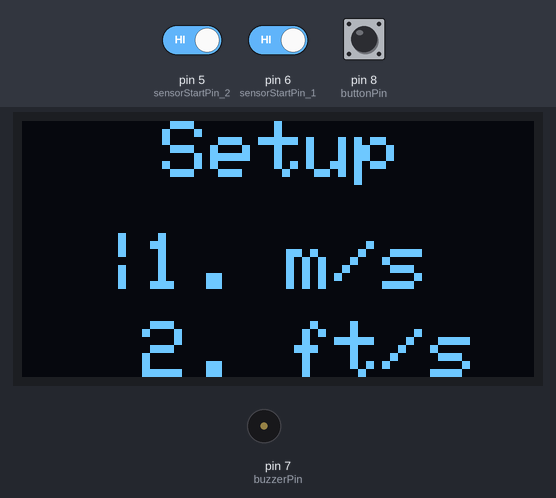
Recording of a sketch running on a simulated Arduino Uno, built with avr-gcc and run on an emulated ATmega328P. Shown: 128×64 one-colour display, buzzer (waves = sounding, pin HIGH). Inputs (shaded band) come from the test bench; at power-on: pin 8 (buttonPin) HIGH, pin 5 (sensorStartPin_2) HIGH, pin 6 (sensorStartPin_1) HIGH.

Above: at 0.8 s.
0.9 s: pin 8 (buttonPin) pulled LOW for 0.15 s
At 1.9 s:
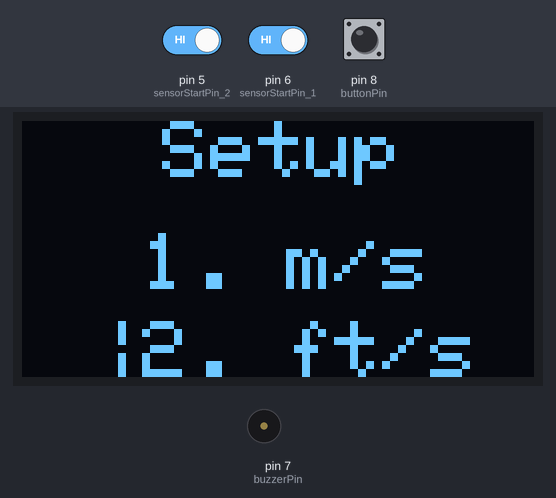
2.5 s: pin 8 (buttonPin) pulled LOW for 1 s
At 3.1 s:
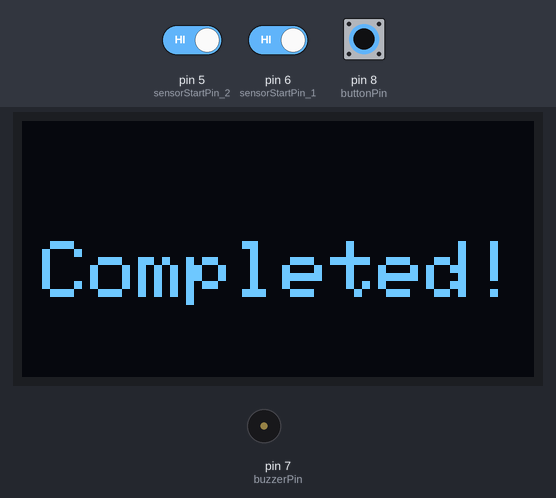
5.0 s: pin 8 (buttonPin) pulsed LOW 5 times (0.12 s each, 0.3 s apart)
At 7.1 s:
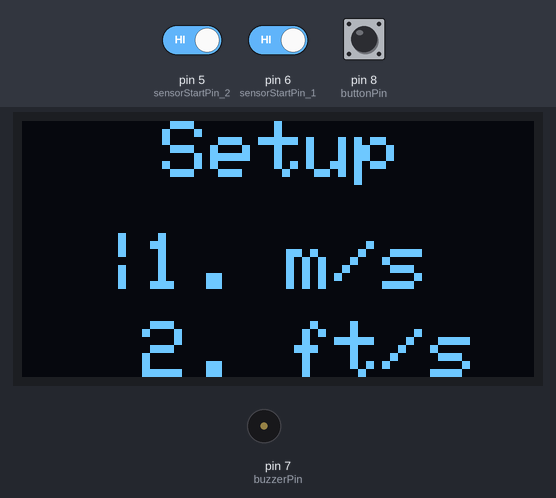
8.0 s: pin 8 (buttonPin) pulled LOW for 3.2 s
At 8.5 s:
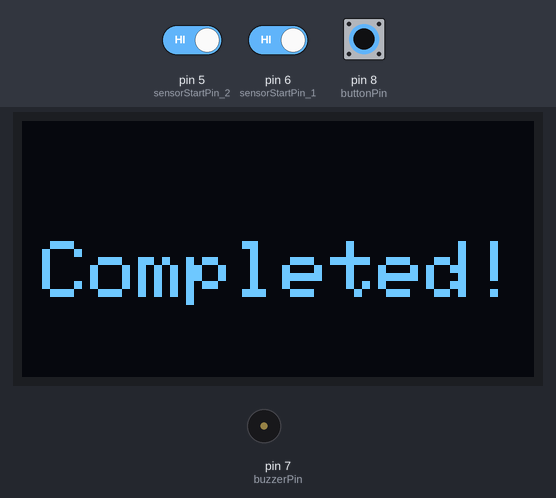
Timing chart, 0 to 11.0 s (numbered marks = the images above; inputs shaded):
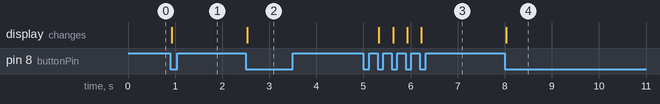

Measured:
- after the input at 0.9 s, the display: changes at once (image 1)
- after the input at 2.5 s, the display: changes at once (image 2)
- after the input at 5.0 s, the display: first changes after 0.33 s (image 3 shows a later state)
- after the input at 8.0 s, the display: changes at once (image 4)

The sketch:

Chronograph.ino
```cpp
#include <Wire.h>
#include <Adafruit_GFX.h>
#include <Adafruit_SSD1306.h>

#define SCREEN_WIDTH 128
#define SCREEN_HEIGHT 64

#define OLED_RESET     -1
Adafruit_SSD1306 display(SCREEN_WIDTH, SCREEN_HEIGHT, &Wire, OLED_RESET);

const int sensorStartPin_1 = 6;
const int sensorStartPin_2 = 5;
const int sensorEndPin_1 = 4;
const int sensorEndPin_2 = 3;
const int buttonPin = 8;
const int buzzerPin = 7;

volatile bool select = false;
volatile bool started = false;
volatile bool finished = false;

unsigned long startTime = 0;
unsigned long endTime = 0;

float distance_cm = 4.0;
int selection = 1;  // 1(m/s) 2(ft/s)


void setup() {
  pinMode(sensorStartPin_1, INPUT_PULLUP);
  pinMode(sensorStartPin_2, INPUT_PULLUP);

  pinMode(sensorEndPin_1, INPUT_PULLUP);
  pinMode(sensorEndPin_2, INPUT_PULLUP);

  pinMode(buttonPin, INPUT_PULLUP);
  pinMode(buzzerPin, OUTPUT);

  Serial.begin(9600);

  if (!display.begin(SSD1306_SWITCHCAPVCC, 0x3C)) {
    Serial.println(F("OLED not available"));
    while (true);
  }

  display.clearDisplay();
  display.setTextColor(SSD1306_WHITE);

  display.setCursor(35, 0);
  display.setTextSize(2);
  display.print("Setup");

  display.setCursor(20,28);
  display.print("|");
  display.setCursor(30, 28);
  display.print("1. m/s");

  display.setCursor(30, 50);
  display.print("2. ft/s");
  display.display();

  mainMenu();

}

void loop() {

 if(digitalRead(sensorStartPin_1) != HIGH || digitalRead(sensorStartPin_2) != HIGH){
   startTime = micros();
   started = true;

   while(digitalRead(sensorEndPin_1) == HIGH && digitalRead(sensorEndPin_2) == HIGH){//do nothing};
   endTime = micros();
   finished = true;

  }

  if (started && finished) {

    unsigned long elapsedTime = endTime - startTime;
    float elapsedSeconds = elapsedTime / 1000000.0;

    switch(selection){
      case 1:{
          float velocita_m_s = (distance_cm/100) / elapsedSeconds;

          display.clearDisplay();
          display.setTextSize(2);
          display.setCursor(30,0);
          display.print("Values");
          display.setTextSize(1);
          display.setCursor(20,30);
          display.print("Time: ");
          display.print(elapsedSeconds, 4);
          display.println(" s");
          display.setCursor(20,45);
          display.print("Speed: ");
          display.print(velocita_m_s, 4);
          display.println(" m/s");
          display.display();
          break;
      }

      case 2:{
          float velocita_ft_s = ((distance_cm/100)*3.281) / elapsedSeconds;

          display.clearDisplay();
          display.setTextSize(2);
          display.setCursor(30,0);
          display.print("Values");
          display.setTextSize(1);
          display.setCursor(15,30);
          display.print("Time: ");
          display.print(elapsedSeconds, 4);
          display.println(" s");
          display.setCursor(15,45);
          display.print("Speed: ");
          display.print(velocita_ft_s, 4);
          display.println(" ft/s");
          display.display();
          break;
      }

    }

    tone(buzzerPin, 2000, 200);  // Beep
    delay(200);

    // Reset
    started = false;
    finished = false;

    }

  }

  if(digitalRead(buttonPin) == HIGH){
    select = false;
    selection = 1;
    mainMenu();
    }
}


void mainMenu(){
   while(select != true){
    if(digitalRead(buttonPin) == HIGH){
    startTime = millis();
    while(digitalRead(buttonPin) == HIGH){}
    endTime = millis();

    if((endTime - startTime) >= 1000){
      select = true;
     }
     else{
      if(selection == 1){
          display.clearDisplay();
          display.setTextColor(SSD1306_WHITE);

          display.setCursor(35, 0);
          display.setTextSize(2);
          display.print("Setup");

          display.setCursor(30,28);
          display.print("1. m/s");

          display.setCursor(20,50);
          display.print("|");
          display.setCursor(30, 50);
          display.print("2. ft/s");
          display.display();

          selection = 2;
          }

        else if(selection == 2)
        {
          display.clearDisplay();
          display.setTextColor(SSD1306_WHITE);

          display.setCursor(35, 0);
          display.setTextSize(2);
          display.print("Setup");

          display.setCursor(20,28);
          display.print("|");
          display.setCursor(30,28);
          display.print("1. m/s");

          display.setCursor(30, 50);
          display.print("2. ft/s");
          display.display();

          selection = 1;
        }
    }
   }
 }


  display.clearDisplay();
  display.setTextColor(SSD1306_WHITE);
  display.setCursor(5,30);
  display.setTextSize(2);
  display.print("Completed!");
  display.display();

}
```
